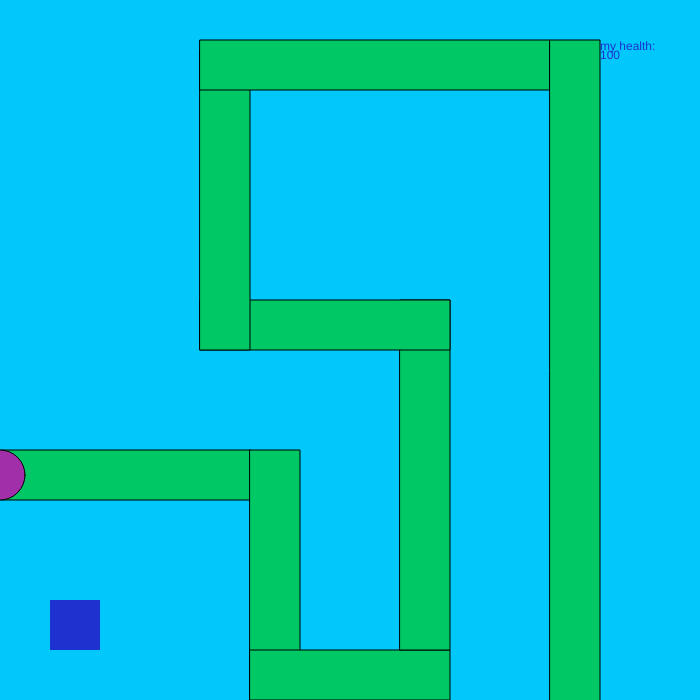
Frame 1 (no input)
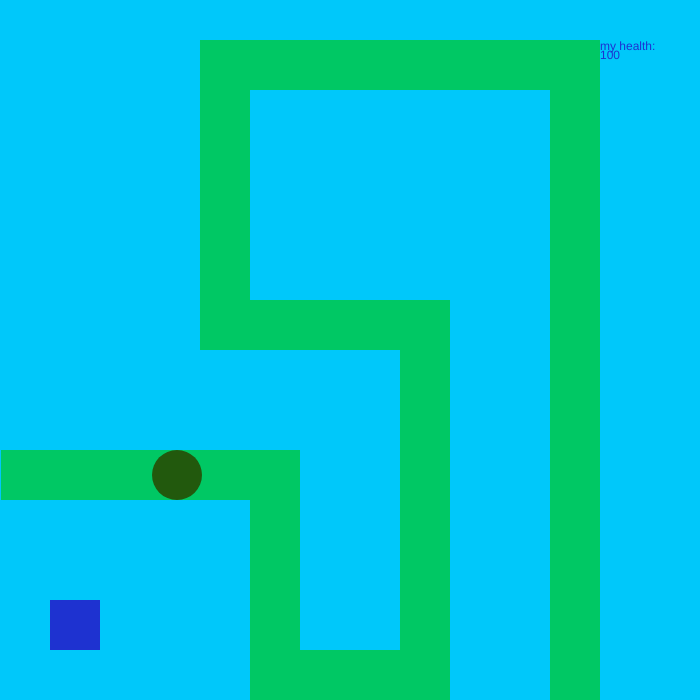
Frame 60 (no input)
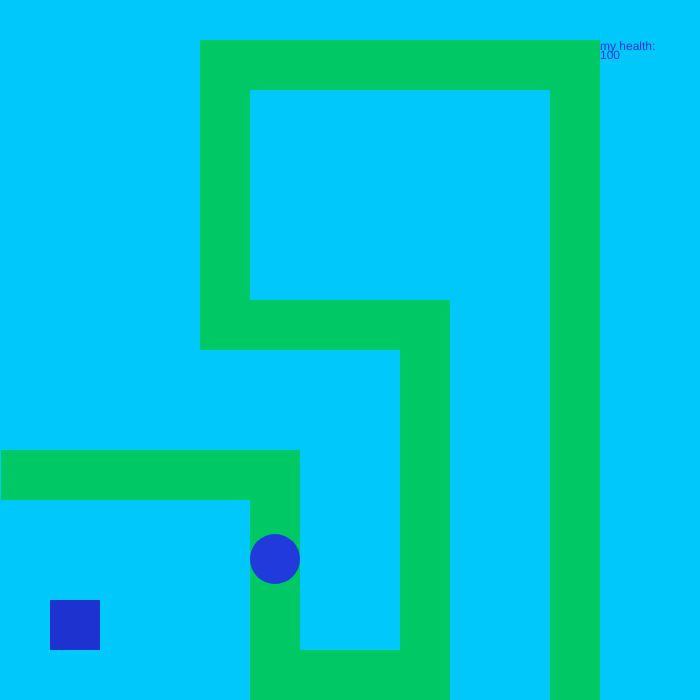
Frame 120 (the mouse pressed at the canvas centre since frame 60)

The p5.js sketch that drew these frames (run headless with seeded random() and noise() and a simulated clock; from frame 60 on, the mouse is pressed at the canvas centre):

// p5.js sketch
// ── sketch.js
var move_x = 0;
var move_y = 475;
var path = 0;
var myhealth = 100;

function setup() {
  createCanvas(700, 700);
}

function draw() {
  background(0, 200, 250);
  fill(0, 200, 100);
  rect(1, 450, 250, 50);
  rect(250, 450, 50, 250);
  rect(250, 650, 200, 50);
  rect(400, 300, 50, 350);
  rect(200, 300, 250, 50);
  rect(200, 50, 50, 300);
  rect(200, 40, 350, 50);
  rect(550, 40, 50, 700);
  fill(random(225), random(225), random(225));

  if (path == 0) {
    ellipse(move_x, move_y, 50, 50);
    move_x = move_x + 3;
    if (move_x > 275) {
      path = 1;
      move_x = 275;
    }
  }

  if (path == 1) {
    ellipse(move_x, move_y, 50, 50);
    move_y = move_y + 3;
    if (move_y > 675) {
      path = 2;
      move_y = 675;
    }
  }

  if (path == 2) {
    ellipse(move_x, move_y, 50, 50);
    move_x = move_x + 3;
    if (move_x > 425) {
      path = 3;
      move_x = 425;
    }
  }

  if (path == 3) {
    ellipse(move_x, move_y, 50, 50);
    move_y = move_y - 3;
    if (move_y < 326) {
      move_y = 326;
      path = 4;
    }
  }
  if (path == 4) {
    ellipse(move_x, move_y, 50, 50);
    move_x = move_x - 3;
    if (move_x < 226) {
      move_x = 226;
      path = 5;
    }
  }
  if (path == 5) {
    ellipse(move_x, move_y, 50, 50);
    move_y = move_y - 3;
    if (move_y < 65) {
      move_y = 65;
      path = 6;
    }
  }
  if (path == 6) {
    ellipse(move_x, move_y, 50, 50);
    move_x = move_x + 3;
    if (move_x > 576) {
      move_x = 576;
      path = 7;
    }
  }
  if (path == 7) {
    ellipse(move_x, move_y, 50, 50);
    move_y = move_y + 3;
    if (move_y > 700) {
      move_y = 700;
      move_x = 0;
      move_y = 475;
      path = 0;
      myhealth = myhealth - 5;
    }
  }
  
  noStroke();
  fill("rgba(34,32,204,0.89)");
  rect(50, 600, 50, 50);
  text('my health:',600,50)
  text(myhealth,600,50,10,100)
}
